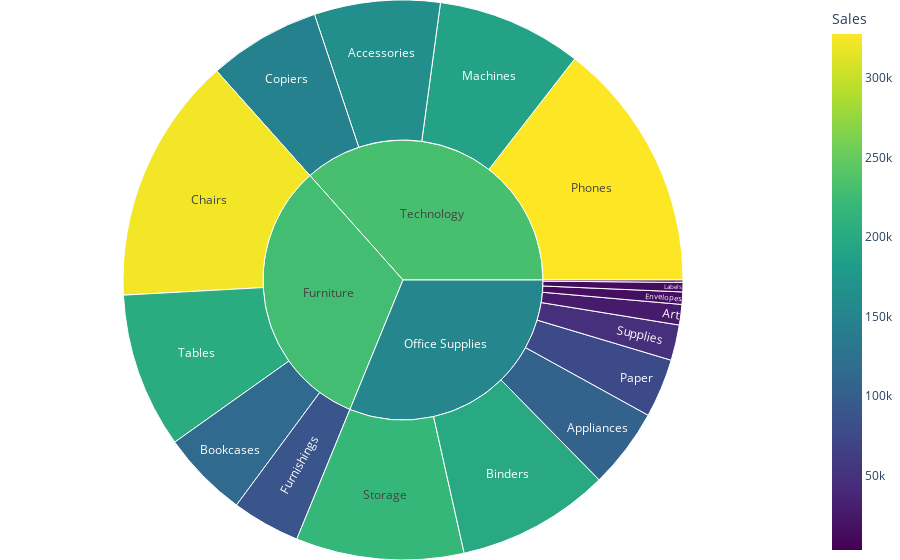

Notebook code cell kept with this figure:
### Markdown cell above
in the output, we can see that the **Office Supplies** category has the highest number of products were sold, and the **Binders** sub-category has the highest number of products were sold.

### Code cell
# Summarize the Sales data by Category and Sub-Category total sales
df_summary = df.groupby(['Category', 'Sub-Category'])['Sales'].sum().reset_index()

# Create a nested barplot by Category and Sub-Category

fig = px.sunburst(df_summary, path=['Category', 'Sub-Category'], values='Sales',
                    color='Sales', hover_data=['Sales'],
                    color_continuous_scale='viridis')
fig.update_layout(margin=dict(t=0, l=0, r=0, b=0))
fig.show()

### Figure 1 — Plotly figure (JSON) as saved in the notebook; plotly's stock layout.template omitted (floating-point values rounded to 4 significant figures)
{"data": [{"branchvalues": "total", "customdata": [[164200.0, 164200.0], [104600.0, 104600.0], [26710.0, 26710.0], [200000.0, 200000.0], [113800.0, 113800.0], [322800.0, 322800.0], [146200.0, 146200.0], [16130.0, 16130.0], [3002.0, 3002.0], [89210.0, 89210.0], [12350.0, 12350.0], [189200.0, 189200.0], [76830.0, 76830.0], [327800.0, 327800.0], [219300.0, 219300.0], [46420.0, 46420.0], [202800.0, 202800.0], [228200.0, 228200.0], [153500.0, 153500.0], [231600.0, 231600.0]], "domain": {"x": [0, 1], "y": [0, 1]}, "hovertemplate": "labels=%{label}<br>Sales_sum=%{value}<br>parent=%{parent}<br>id=%{id}<br>Sales=%{color}<extra></extra>", "ids": ["Technology/Accessories", "Office Supplies/Appliances", "Office Supplies/Art", "Office Supplies/Binders", "Furniture/Bookcases", "Furniture/Chairs", "Technology/Copiers", "Office Supplies/Envelopes", "Office Supplies/Fasteners", "Furniture/Furnishings", "Office Supplies/Labels", "Technology/Machines", "Office Supplies/Paper", "Technology/Phones", "Office Supplies/Storage", "Office Supplies/Supplies", "Furniture/Tables", "Furniture", "Office Supplies", "Technology"], "labels": ["Accessories", "Appliances", "Art", "Binders", "Bookcases", "Chairs", "Copiers", "Envelopes", "Fasteners", "Furnishings", "Labels", "Machines", "Paper", "Phones", "Storage", "Supplies", "Tables", "Furniture", "Office Supplies", "Technology"], "marker": {"coloraxis": "coloraxis", "colors": [164200.0, 104600.0, 26710.0, 200000.0, 113800.0, 322800.0, 146200.0, 16130.0, 3002.0, 89210.0, 12350.0, 189200.0, 76830.0, 327800.0, 219300.0, 46420.0, 202800.0, 228200.0, 153500.0, 231600.0]}, "name": "", "parents": ["Technology", "Office Supplies", "Office Supplies", "Office Supplies", "Furniture", "Furniture", "Technology", "Office Supplies", "Office Supplies", "Furniture", "Office Supplies", "Technology", "Office Supplies", "Technology", "Office Supplies", "Office Supplies", "Furniture", "", "", ""], "type": "sunburst", "values": [164200.0, 104600.0, 26710.0, 200000.0, 113800.0, 322800.0, 146200.0, 16130.0, 3002.0, 89210.0, 12350.0, 189200.0, 76830.0, 327800.0, 219300.0, 46420.0, 202800.0, 728700.0, 705400.0, 827500.0]}], "layout": {"coloraxis": {"colorbar": {"title": {"text": "Sales"}}, "colorscale": [[0, "#440154"], [0.1111, "#482878"], [0.2222, "#3e4989"], [0.3333, "#31688e"], [0.4444, "#26828e"], [0.5556, "#1f9e89"], [0.6667, "#35b779"], [0.7778, "#6ece58"], [0.8889, "#b5de2b"], [1, "#fde725"]]}, "legend": {"tracegroupgap": 0}, "margin": {"b": 0, "l": 0, "r": 0, "t": 0}}}
